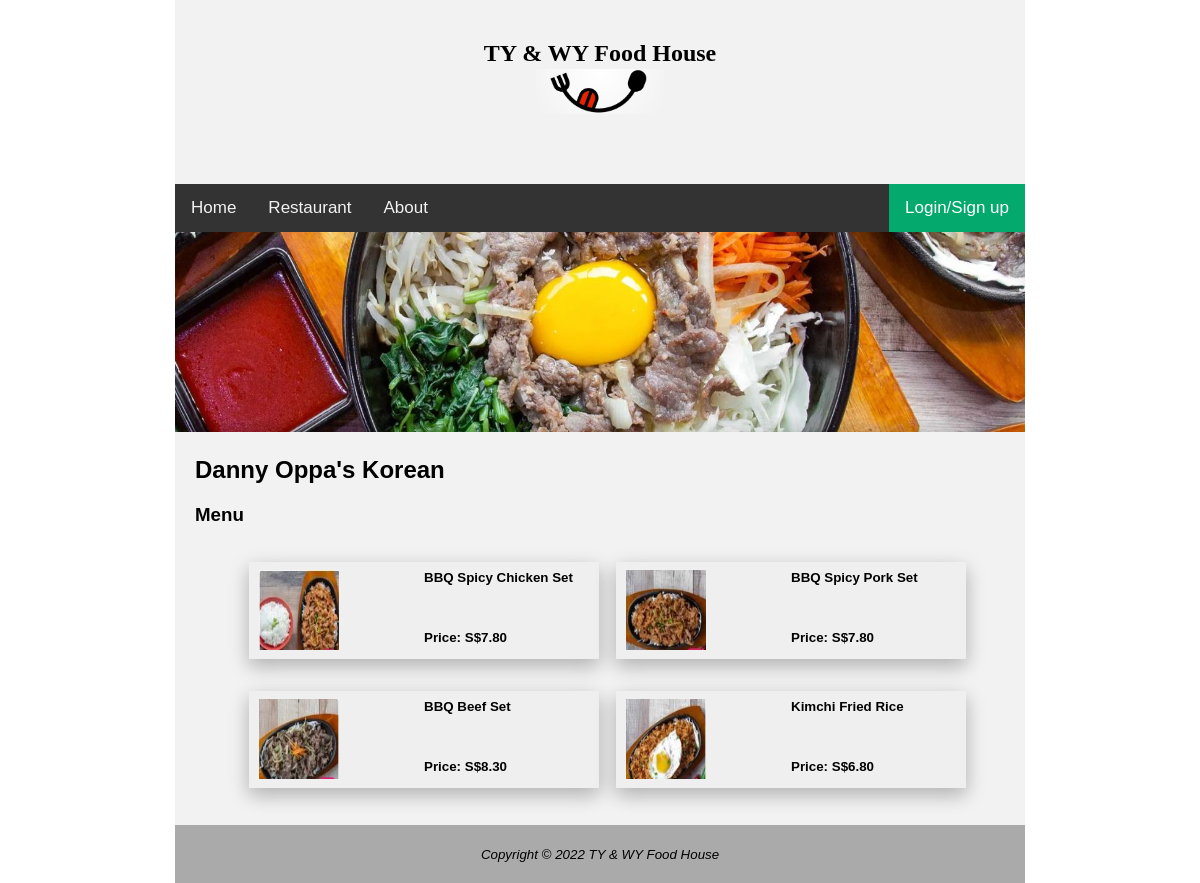
The page /menu.php?food=14 on the database its author committed.
### tables this page shows
create table tblrestaurant ( restaurantid int NOT NULL AUTO_INCREMENT,
			     restaurantname varchar(50),
		             PRIMARY KEY (restaurantid)
		     );

create table tblfood ( foodid int NOT NULL AUTO_INCREMENT,
		       foodname varchar(50),
		       foodnameid int,
		       price float(9,2),
		       restaurantid int,
		       PRIMARY KEY (foodid),
		       CONSTRAINT FK_RestaurantFood FOREIGN KEY (restaurantid)
		       REFERENCES tblrestaurant(restaurantid)
		     );

### menu.php (the view, shortened to what this page needs)
<?php
include "dbconnect.php";
if (isset($_GET['food'])) {
	$food = $_SESSION['food'];
}
$query = 'select * from tblrestaurant '
	   ."where restaurantid='$food' ";
$result = $dbcnx->query($query);
$row = $result->fetch_assoc();
$restaurantname = $row['restaurantname'];
?>
<!DOCTYPE html>
<html lang="en">
<head>
<link rel="stylesheet" href="fundamentalStyle.css">
<link rel="stylesheet" href="topNavigationBar.css">
</head>
<body>
<div id="wrapper">
	<header style="padding: 20px 0px">
		<h2 style="text-align:center; margin-bottom:2px; font-family:Comic Sans MS">TY & WY Food House</h2>
		<img src="Foodlogo2.JPG"  class="center">
	</header>
	<div  class="topnav">
	   <a class="active" href="index.php">Home</a>
	   <a href="restaurant.php">Restaurant</a>
	   <a href="about.php">About</a>
	   <?php
			if (!isset($_SESSION['fname'])) {
				echo '<a href="LoginSignup.php" class="split">Login/Sign up</a>';
			}
	   ?>
	</div>
	<?php
		echo '<img src="food'.$_SESSION['food'].'menu.JPG" width="850" height="200">';
	echo '<h2 style="margin-left: 20px">'.$restaurantname.'</h2>';
	?>
	<h3>Menu</h3>
	<div id="addToChartForm">
		<table>
			<tr>
			<?php
				$query = 'select * from tblfood '
					   ."where restaurantid='$food' "
					   ."LIMIT 0,2";
				$result = $dbcnx->query($query);
				$length = $result->num_rows;
				for ($i=1; $i <= $length; $i++){
					$row = $result->fetch_assoc();
					echo "<td><button class='btnExample' type='submit' value='Submit' onclick='openDiv($i)'>";
					echo '<div>';
					echo '<div>';
					echo '<span>'.$row['foodname'].' <br><br><br><br>Price: S$'.$row['price'].'</span>';
					echo '</div>';
					echo '<div>';
					echo '<img src="food'.$_SESSION['food'].'menuSelect'.$i.'.JPG" width="80" height="80" alt=""/>';
					echo '</div>';
					echo '</div>';
					echo '</button>';
					echo '</td>';
				}
			?>
			</tr>
			<tr>
			<?php
				$query = 'select * from tblfood '
					   ."where restaurantid='$food' "
					   ."LIMIT 2,4";
				$result = $dbcnx->query($query);
				$length = $result->num_rows;
				for ($i=3; $i <= $length+2; $i++){
					$row = $result->fetch_assoc();
					echo "<td><button class='btnExample' type='submit' value='Submit' onclick='openDiv($i)'>";
					echo '<div>';
					echo '<div>';
					echo '<span>'.$row['foodname'].' <br><br><br><br>Price: S$'.$row['price'].'</span>';
					echo '</div>';
					echo '<div>';
					echo '<img src="food'.$_SESSION['food'].'menuSelect'.$i.'.JPG" width="80" height="80" alt=""/>';
					echo '</div>';
					echo '</div>';
					echo '</button>';
					echo '</td>';
				}
			?>
			</tr>
		</table>
	</div>
	<div id="bottompart">
	<footer>
		<small><i>Copyright &copy; 2022 TY & WY Food House
		</i></small>
	</footer>
	</div>
</div>
</body>
</html>

### fundamentalStyle.css (style rules this page uses)
body { margin: 0; font-family: Arial, Helvetica, sans-serif; }
header { background-color:#f2f2f2; padding: 0 20px; }
.center { display: block; margin: 0px auto 50px; width: 15%; }
#wrapper { background-color: #f2f2f2; width: 10%; margin:auto; min-width:850px; }
#bottompart { background-color: #AAAAAA; text-align: center; margin-left: auto; margin-right: auto; }
footer { padding:20px 0; }

### topNavigationBar.css (style rules this page uses)
.topnav { overflow: hidden; background-color: #333; }
.topnav a { float: left; color: #f2f2f2; text-align: center; padding: 14px 16px; text-decoration: none; font-size: 17px; }
.topnav a.split { float: right; background-color: #04AA6D; color: white; }
.split { float: right; color: #f2f2f2; }

### menu.php (style rules this page uses)
h3 { margin-left: 20px; }
table { margin: 10px auto 20px auto; width: 80%; }
td { padding: 15px 0px 15px 15px; }
#addToChartForm button { color: #000000; font-weight: bold; width: 350px; height: 97px; border: none; box-shadow: 0 8px 16px 0 rgba(0,0,0,0.1), 0 6px 20px 0 rgba(0,0,0,0.19); cursor: pointer; }
#addToChartForm button img { margin-right: 250px; vertical-align: middle; position: relative; }
#addToChartForm button span { position: absolute; text-align: left; }
#addToChartForm { animation-duration: 1.5s; animation-name: slidein; }

### rows shown on the page
tblrestaurant: restaurantname "Danny Oppa's Korean"
tblfood: foodname "BBQ Spicy Chicken Set", price "7.80", shows a picture
tblfood: foodname "BBQ Spicy Pork Set", price "7.80", shows a picture
tblfood: foodname "BBQ Beef Set", price "8.30", shows a picture
tblfood: foodname "Kimchi Fried Rice", price "6.80", shows a picture
